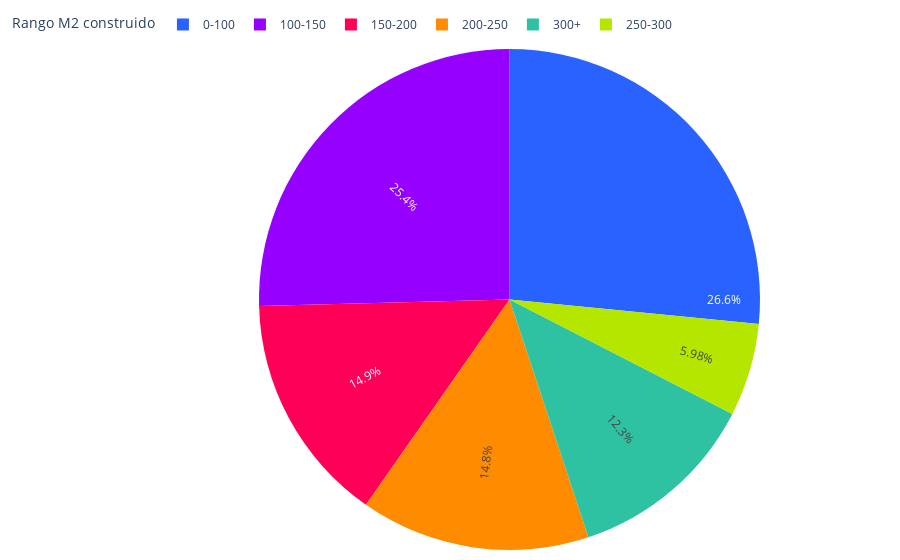

The code cell stored with this chart in its notebook:
### Code cell
import os
import plotly.io as pio

def sumar_tablas(dataframes_list):
    tabla_suma = None
    
    for df in dataframes_list:
        tabla_actual = df.groupby(['m2_construido', 'segmento']).size().unstack(fill_value=0)
        
        if tabla_suma is None:
            tabla_suma = tabla_actual
        else:
            tabla_suma = tabla_suma.add(tabla_actual, fill_value=0)
    
    print("Tabla general de frecuencia:")
    print(tabla_suma)
    
    fig = graficar_tabla(tabla_suma)
    
    # Guardar la gráfica como archivo HTML
    guardar_grafico_como_html(fig, 'g_pie_dist_m2_construidos', carpeta='assets/graficas')
    
    return fig

colores = ['#2962ff', '#9500ff', '#ff0059', '#ff8c00', '#b4e600', '#2EC2A2','#E50CB6','#4225CF','#2CBA4D']

def graficar_tabla(tabla):
    # Sumar los valores por 'm2_contruido' para obtener el total por rango de M2
    suma_por_m2 = tabla.sum(axis=1)
    
    fig = go.Figure(data=[go.Pie(
        labels=suma_por_m2.index.astype(str),
        values=suma_por_m2.values,
        marker=dict(colors=colores),
        textinfo='percent',
        insidetextorientation='radial'
    )])
    
    fig.update_layout(
        legend_title="Rango M2 construido",
        legend=dict(
            orientation='h',  # Orientación horizontal de la leyenda
            yanchor='bottom',  # Anclar al borde inferior
            y=1.02, 
            xanchor='right',
            x=0.72
        ),
        plot_bgcolor='rgba(0,0,0,0)',  # Color de fondo del gráfico
        margin=dict(l=10, r=10, t=10, b=10)  # Ajusta los márgenes (left, right, top, bottom)
    )    
    
    fig.show()
    return fig

def guardar_grafico_como_html(fig, nombre_archivo, carpeta='assets/graficas'):
    # Crear la carpeta si no existe
    if not os.path.exists(carpeta):
        os.makedirs(carpeta)
    
   # Configuración personalizada para la gráfica
    config = {
        'displaylogo': False,  # Ocultar el logo de Plotly
        'modeBarButtonsToRemove': [
            'toImage',       # Botón para guardar como imagen
            'select2d',      # Box select
            'lasso2d',       # Lasso select
            'resetScale2d',  # Reset Axes
        ]
    }

    # Guardar la gráfica como archivo HTML
    pio.write_html(fig, f'{carpeta}/{nombre_archivo}.html', config=config)

fig1 = sumar_tablas(dataframes_list)

### Figure 1 — Plotly figure (JSON) as saved in the notebook; plotly's stock layout.template omitted (floating-point values rounded to 4 significant figures)
{"data": [{"insidetextorientation": "radial", "labels": ["0-100", "100-150", "150-200", "200-250", "250-300", "300+"], "marker": {"colors": ["#2962ff", "#9500ff", "#ff0059", "#ff8c00", "#b4e600", "#2EC2A2", "#E50CB6", "#4225CF", "#2CBA4D"]}, "textinfo": "percent", "type": "pie", "values": [484, 463, 271, 270, 109, 225]}], "layout": {"legend": {"orientation": "h", "title": {"text": "Rango M2 construido"}, "x": 0.72, "xanchor": "right", "y": 1.02, "yanchor": "bottom"}, "margin": {"b": 10, "l": 10, "r": 10, "t": 10}, "plot_bgcolor": "rgba(0,0,0,0)"}}
